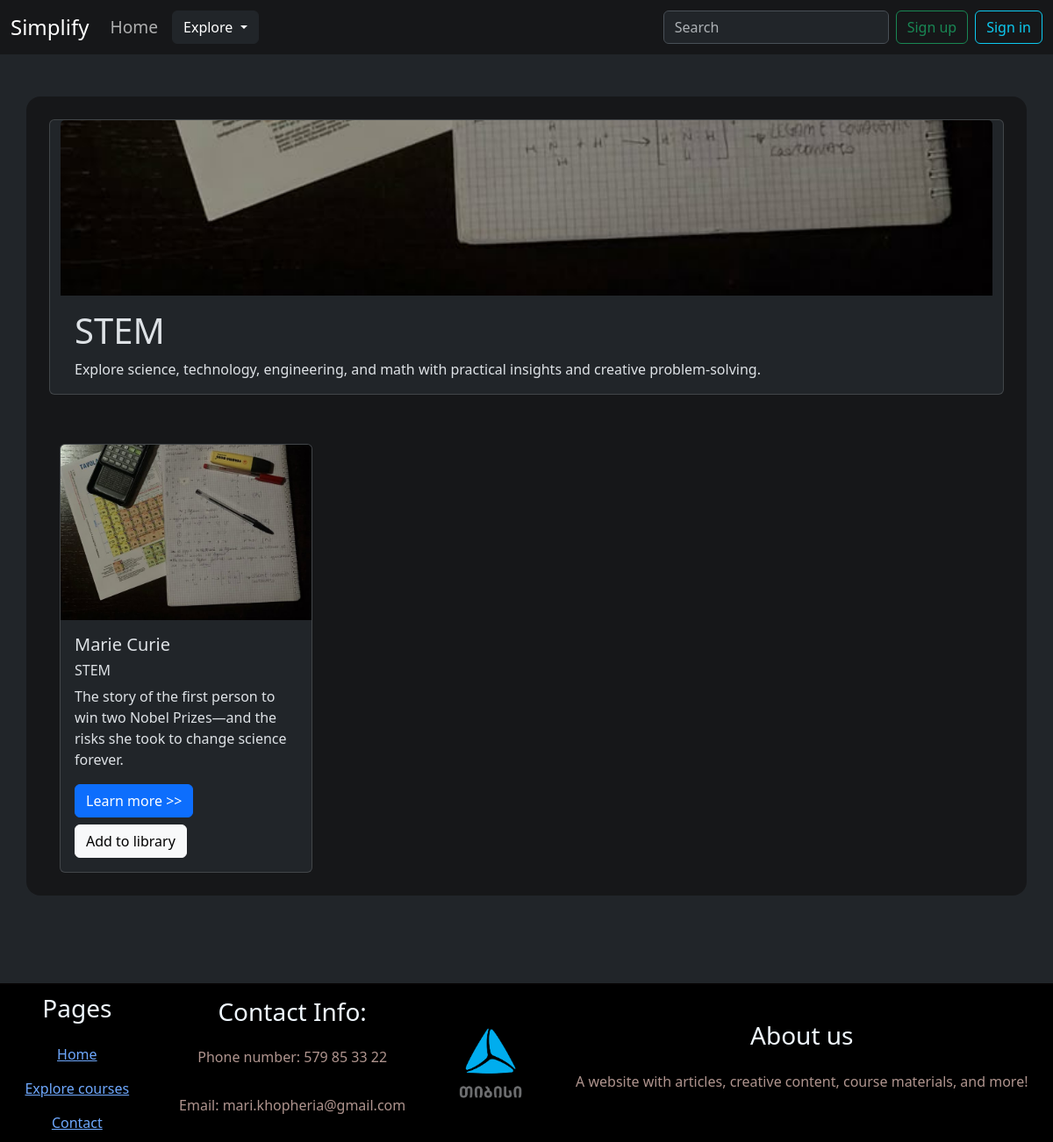
The app's page /category/STEM, older data.
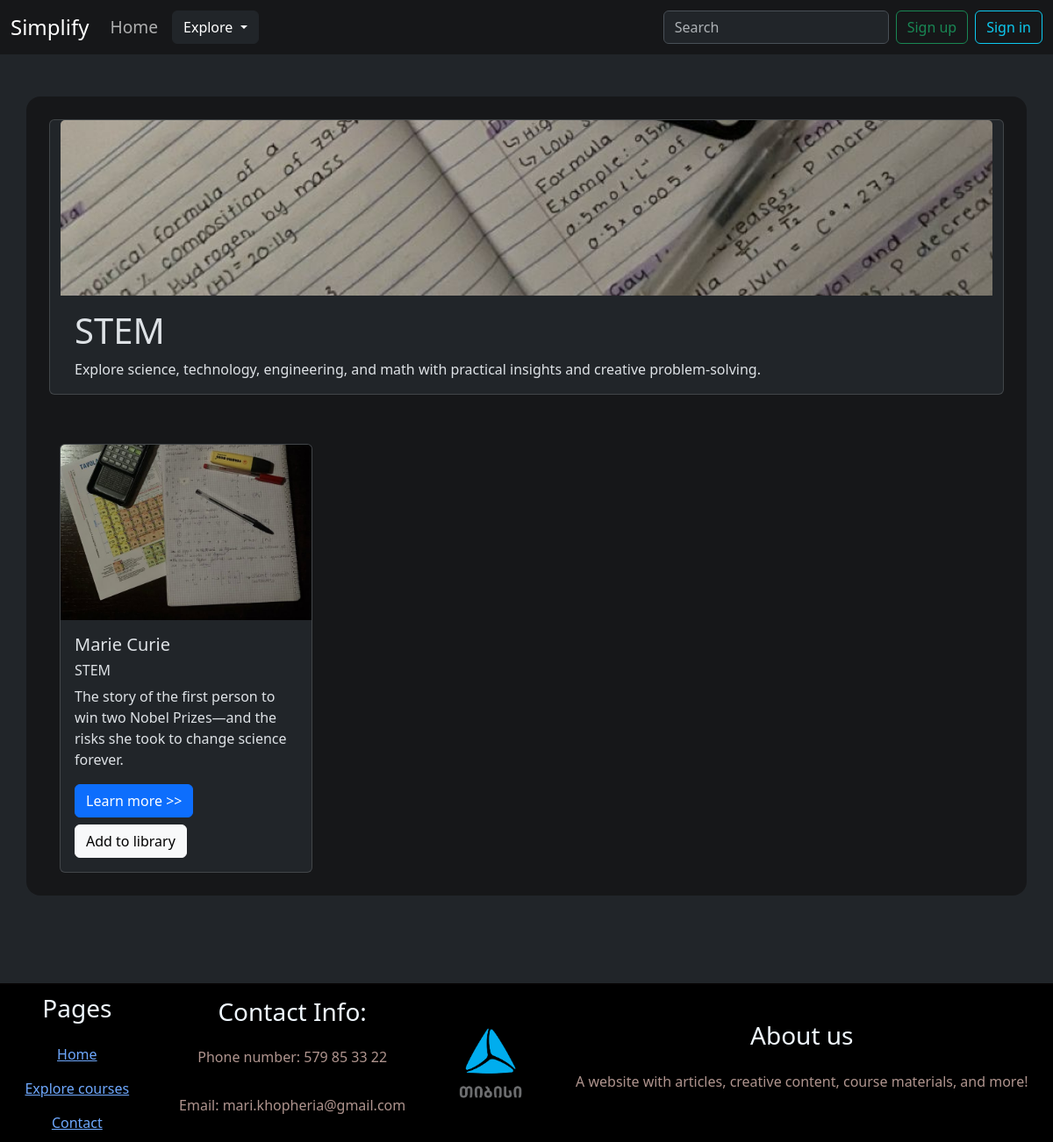
The same page, newer data.
### models.py (models this page shows, shortened)
class BaseModel:
    def create(self):
        db.session.add(self)
        db.session.commit()

class Category(db.Model, BaseModel):
    __tablename__ = "categories"
    id = db.Column(db.Integer(), primary_key=True)
    Name = db.Column(db.String(), nullable=False)
    Description = db.Column(db.String(), nullable=False)
    image = db.Column(db.String(), nullable=False)
    Link = db.Column(db.String(), nullable=False)

### routes.py (the view)
@app.route('/category/<category_name>')
def category_page(category_name):
    category_list = Category.query.filter_by(Name=category_name).all()
    article_list = Article.query.filter_by(category=category_name).all()
    return render_template('category.html', article_list=article_list, category_list=category_list)

### templates/category.html (shortened to what this page needs)
{% extends "base.html" %}
{% block content %}
<div class="row list">
    {% for category in category_list %}
    <div class="card mb-3">
        <img src="/static/images/{{ category['image'] }}" class="card-img-top">
        <div class="card-body">
            <h1 class="card-title">{{category['Name']}}</h1>
            <p class="card-text">{{category['Description']}}</p>
        </div>
    </div>
        {% endfor %}
<div style="display: flex; justify-content: flex-start; gap: 30px; flex-wrap: wrap;">
    {% for article in article_list %}
    <div class="card" style="width: 18rem;">
    <img src="/static/images/{{ article['image'] }}" class="card-img-top" alt="...">
    <div class="card-body">
        <h5 class="card-title">{{ article['heading'] }}</h5>
        <h6 class="card-title">{{ article['category'] }}</h6>
        <p class="card-text">{{ article['description'] }}</p>
        <a href="/category/{{ article['category'] }}/{{article['id']}}" class="btn btn-primary me-3">Learn more >></a>
         <a href="/save_article/{{ article['id'] }}" class="btn btn-light me-3" style="margin-top: 0.5rem;">Add to library</a>
    </div>
    </div>
    {% endfor %}
</div>
</div>
{% endblock %}

Row changes from the older to the newer data that the page shows:
changed Category "STEM": image: a different picture
